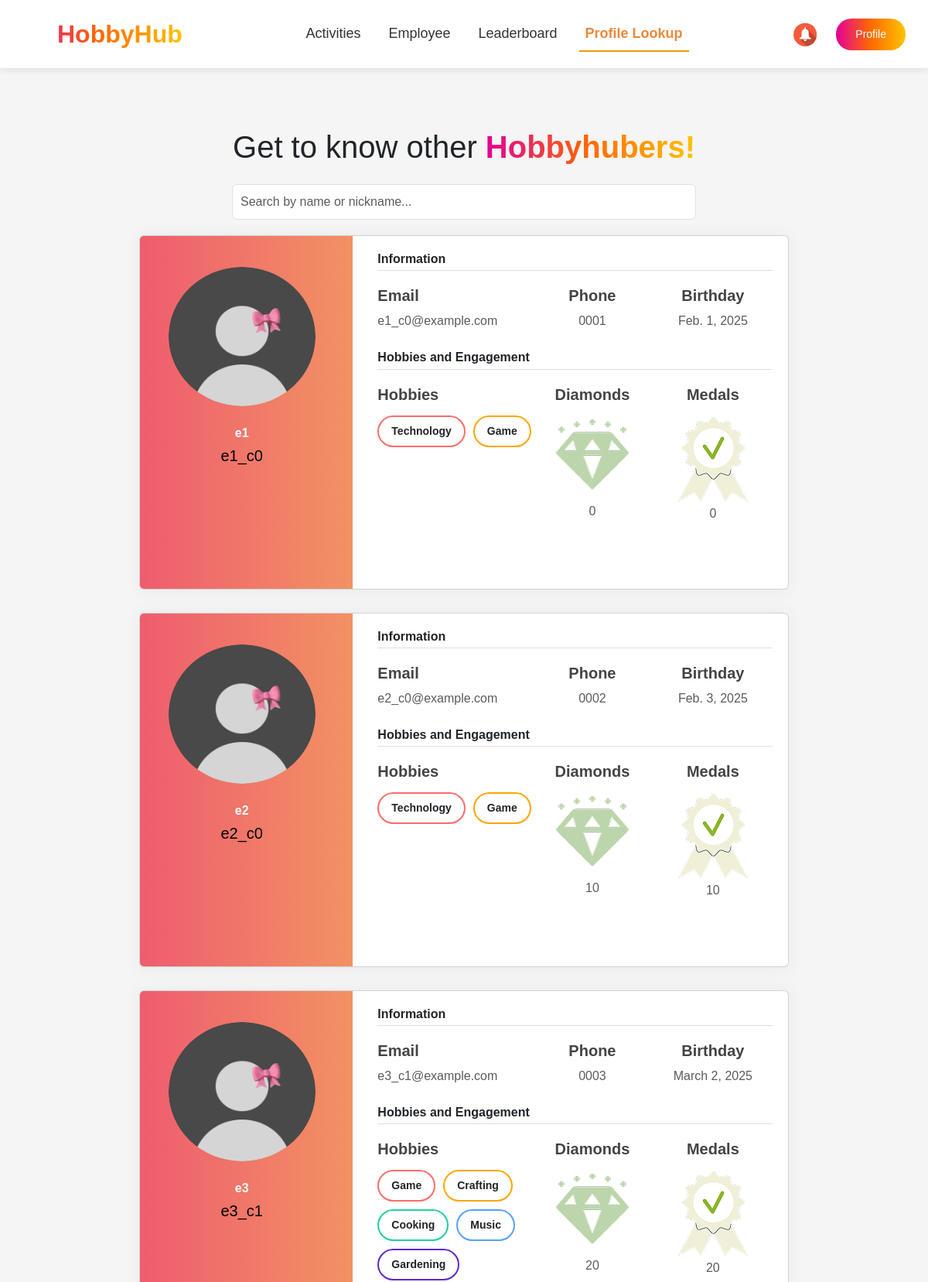
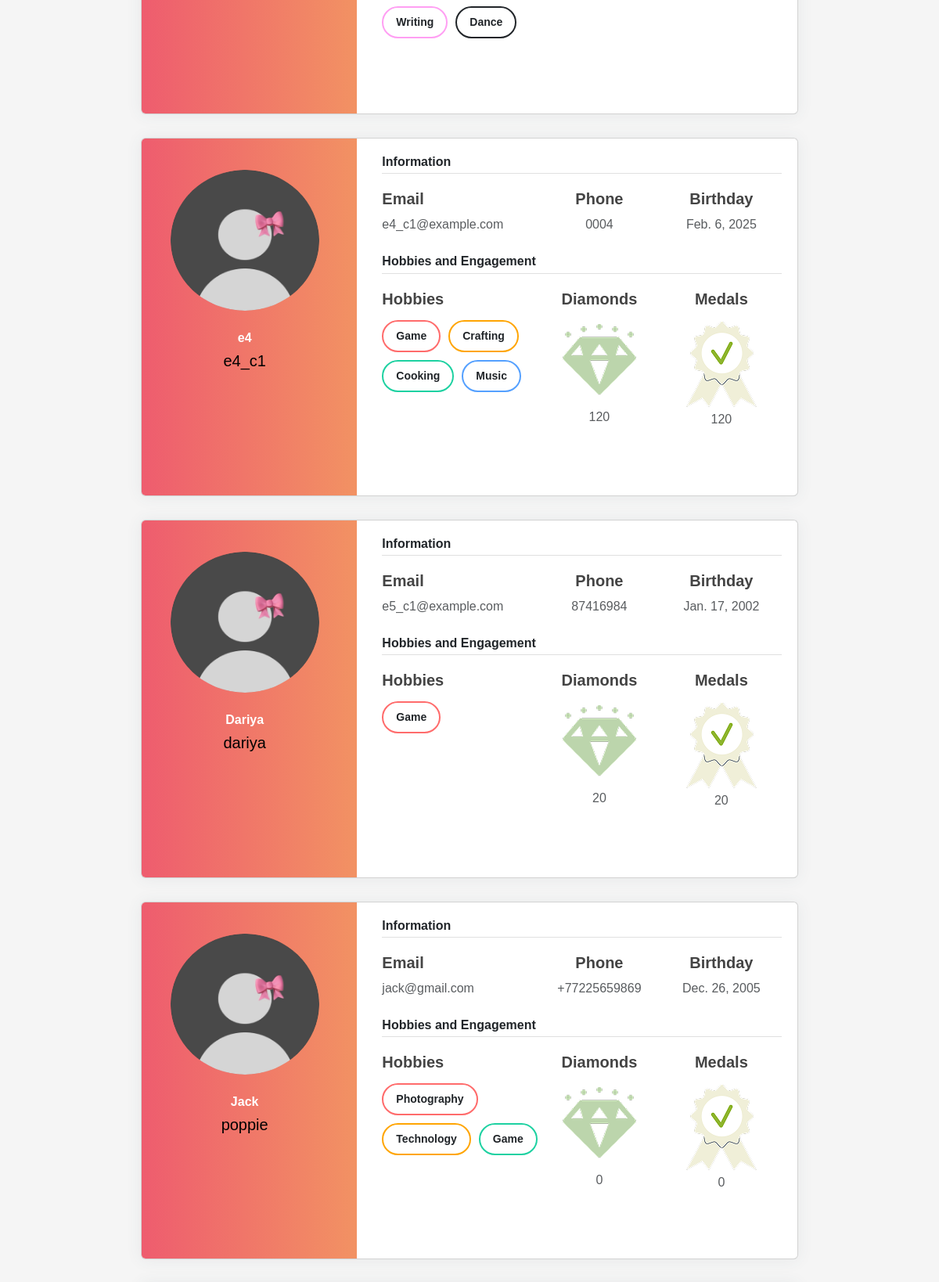
The page /organizer_profile_lookup/ (upper part) on the database its author committed (2 pictures, top to bottom).
### events/models.py (models this page shows, shortened)
class Employee(models.Model):
    nickname = models.CharField(max_length=100, primary_key=True, verbose_name="Nickname")
    name = models.CharField(max_length=255, verbose_name="Name")
    last_name = models.CharField(max_length=255, verbose_name="Last Name")
    number = models.CharField(max_length=20, verbose_name="Number")
    join_date = models.DateField(verbose_name="Join Date")
    date_of_birth = models.DateField(null=True, blank=True, verbose_name="Date of Birth")
    receive_sms_notifications = models.BooleanField(default=True, verbose_name="Receive SMS Notifications")
    receive_email_notifications = models.BooleanField(default=True, verbose_name="Receive Email Notifications")
    receive_reminders = models.BooleanField(default=True, verbose_name="Receive Reminders")
    social_id = models.CharField(max_length=255, blank=True, null=True)  # ID из социальной сети
    social_provider = models.CharField(max_length=50, blank=True, null=True)  # Провайдер (Google, Facebook и т.д.)
    company = models.ForeignKey(
        Company,
        to_field='company_id',
        on_delete=models.CASCADE,
        verbose_name="Company"
    )
    gender = models.CharField(max_length=10, choices=[('Male', 'Male'), ('Female', 'Female')], verbose_name="Gender")
    mail = models.EmailField(unique=True, verbose_name="Email")
    password = models.CharField(max_length=255, verbose_name="Password")
    is_approved = models.BooleanField(default=False, verbose_name="Approved")
    profile_photo = models.ImageField(upload_to='profile_photos/', null=True, blank=True, verbose_name="Profile Photo")
    hobbies = models.ManyToManyField(Hobby, blank=True, related_name='employees')
    diamonds = models.IntegerField(default=0, verbose_name="Diamonds")

class Hobby(models.Model):
    name = models.CharField(max_length=100, unique=True, verbose_name="Hobby Name")

### events/views.py (the view, shortened to what this page needs)
# urls.py: path('organizer_profile_lookup/', organizer_profile_lookup, name='organizer_profile_lookup'),
def organizer_profile_lookup(request):
    employees = Employee.objects.filter(is_approved=True)
    nickname = request.session.get("nickname")
    if not nickname:
        return render(request, 'organizer_profile_lookup.html', {'employees': employees, 'error': "User not found."})

### events/templates/organizer_profile_lookup.html (shortened to what this page needs)
{% extends "organizer_base.html" %}
{% load static %}
{% block extra_css %}
    <link rel="stylesheet" href="{% static 'css/organizer-styles.css' %}">
    <link rel="stylesheet" href="{% static 'css/profile_lookup.css' %}">
    <link rel="stylesheet" href="{% static 'css/sass_styles.css' %}">
    <link rel="stylesheet" href="https://cdn.jsdelivr.net/npm/bootstrap@5.3.0/dist/css/bootstrap.min.css">
    <link rel="stylesheet" href="{% static 'css/organizer-styles.css' %}">
    <link href="https://fonts.cdnfonts.com/css/gilroy-bold" rel="stylesheet">
    <link rel="stylesheet" href="https://cdn.jsdelivr.net/npm/swiper/swiper-bundle.min.css">
    {% endblock %}
{% block content %}
<section class="profile_lookup">
    <div class="profiles">
        <h3 class="main-header">Get to know other <span class="gradient-text">Hobbyhubers!</span></h3>
        <div class="search-container">
            <input type="text" id="searchBar" placeholder="Search by name or nickname..." class="form-control">
        </div>
        <div class="cards">
            {% for employee in employees %}
            <div class="card user-card-full">
                <div class="row m-l-0 m-r-0">
                    <div class="col-sm-4 bg-c-lite-green user-profile">
                        <div class="card-block text-center text-white">
                            <div class="m-b-25">
                                <img src="{% if employee.profile_photo %}{{ employee.profile_photo.url }}{% else %}{% static 'images/profile_photo.png' %}{% endif %}" class="img-radius" alt="User-Profile-Image">
                            </div>
                            <h6 class="f-w-600">{{ employee.name }}</h6>
                            <p>{{ employee.nickname }}</p>
                        </div>
                    </div>
                    <div class="col-sm-8">
                        <div class="card-block">
                            <h6 class="m-b-20 p-b-5 b-b-default f-w-600">Information</h6>
                            <div class="row">
                                <div class="col-sm-5">
                                    <p class="m-b-10 f-w-600">Email</p>
                                    <h6 class="text-muted f-w-400">{{ employee.mail }}</h6>
                                </div>
                                <div class="col-sm-3">
                                    <p class="m-b-10 f-w-600">Phone</p>
                                    <h6 class="text-muted f-w-400">{{ employee.number }}</h6>
                                </div>
                                <div class="col-sm-4">
                                    <p class="m-b-10 f-w-600">Birthday</p>
                                    <h6 class="text-muted f-w-400">{{ employee.date_of_birth }}</h6>
                                </div>
                            </div>
                            <h6 class="m-b-20 m-t-40 p-b-5 b-b-default f-w-600">Hobbies and Engagement</h6>
                            <div class="row">
                                <div class="col-sm-5">
                                    <p class="m-b-10 f-w-600" style="padding-bottom: 4px;">Hobbies</p>
                                    <ul class="listed">
                                        {% for hobby in employee.hobbies.all %}
                                            <li>{{ hobby.name }}</li>
                                        {% endfor %}
                                    </ul>
                                </div>
                                <div class="col-sm-3">
                                    <p class="m-b-10 f-w-600">Diamonds</p>
                                    <img src="{% static 'images/sp_diamond.png' %}" class="img_diamond">
                                    <h6 class="text-muted f-w-400">{{ employee.diamonds }}</h6>
                                </div>
                                <div class="col-sm-4">
                                    <p class="m-b-10 f-w-600">Medals</p>
                                    <img src="{% static 'images/medal.png' %}" class="img_medal">
                                    <h6 class="text-muted f-w-400">{{ employee.diamonds }}</h6>
                                </div>
                            </div>
                            <ul class="social-link list-unstyled m-t-40 m-b-10">
                                <li></li>
                                <li><a href="#!" data-toggle="tooltip" data-placement="bottom" title="" data-original-title="twitter" data-abc="true"></a></li>
                                <li></li>
                            </ul>
                        </div>
                    </div>
                </div>
        </div>
            {% endfor %}
        </div>
    </div>
</section>
{% endblock %}

### events/static/css/organizer-styles.css (style rules this page uses)
body { font-family: 'Gilroy-Medium', sans-serif; background-color: #F5F5F5; }
body h1, h2, h3, h4,h5,h6, header { font-family: 'Gilroy-Bold', sans-serif; }
p { color: #000000; font-weight: 400; font-size: 20px; }
.gradient-text { background: linear-gradient(90deg, #E10098 0%, #FF6A00 50%, #FFC300 100%); -webkit-background-clip: text; -webkit-text-fill-color: transparent; font-weight: bold; }

### events/static/css/profile_lookup.css (style rules this page uses)
.user-card-full { overflow: hidden; }
.profile_lookup { margin-top: 150px; }
.cards { display: flex; flex-direction: column; align-items: center; }
.card { width:70%; border-radius: 5px; -webkit-box-shadow: 0 1px 20px 0 rgba(69,90,100,0.08); box-shadow: 0 1px 20px 0 rgba(69,90,100,0.08); border: none; margin-bottom: 30px; }
.m-r-0 { margin-right: 0px; }
.m-l-0 { margin-left: 0px; }
.user-card-full .user-profile { border-radius: 5px 0 0 5px; }
.bg-c-lite-green { background: -webkit-gradient(linear, left top, right top, from(#f29263), to(#ee5a6f)); background: linear-gradient(to right, #ee5a6f, #f29263); }
.user-profile { padding: 20px 0; }
.card-block { padding: 1.25rem; }
.m-b-25 { margin-bottom: 25px; }
.img-radius { border-radius: 50%; width: 190px; height: 180px; }
.main-header { width: 100%; height: 5rem; line-height: 5rem; font-size: 2.5rem; text-align: center; }
h6 { font-size: 14px; }
.card .card-block p { line-height: 25px; }
.b-b-default { border-bottom: 1px solid #e0e0e0; }
.m-b-20 { margin-bottom: 20px; }
.p-b-5 { padding-bottom: 5px !important; }
.m-b-10 { margin-bottom: 10px; color: #444; }
.text-muted { color: #919aa3 !important; }
.f-w-600 { font-weight: 600; }
.m-t-40 { margin-top: 20px; }
.m-b-10 { margin-bottom: 10px; }
.user-card-full .social-link li { display: inline-block; }
.col-sm-4 { text-align: center; justify-content: center; }
.col-sm-3 { text-align: center; justify-content: center; }
.img_diamond { padding: 9px 0; }
.listed { list-style: none; padding: 0; display: flex; flex-wrap: wrap; gap: 10px; }
.listed li { background: white; padding: 8px 16px; border-radius: 50px; border: 2px solid; font-size: 14px; font-weight: bold; text-align: center; display: inline-block; transition: 0.3s ease-in-out; }
.listed li:nth-child(1) { border-color: #ff6b6b; }
.listed li:nth-child(2) { border-color: #ffa502; }
.listed li:nth-child(3) { border-color: #1dd1a1; }
.listed li:nth-child(4) { border-color: #54a0ff; }
.listed li:nth-child(5) { border-color: #5f27cd; }
.listed li:nth-child(6) { border-color: #ff9ff3; }
.search-container { width: 100%; display: flex; justify-content: center; margin-bottom: 20px; }
#searchBar { width: 50%; padding: 10px; font-size: 16px; }

### rows shown on the page
Employee: name "e1", nickname "e1_c0", mail "e1_c0@example.com", number "0001", date_of_birth "Feb. 1, 2025", diamonds "0"
Hobby: name "Technology"
Hobby: name "Game"
Employee: name "e2", nickname "e2_c0", mail "e2_c0@example.com", number "0002", date_of_birth "Feb. 3, 2025", diamonds "10"
Employee: name "e3", nickname "e3_c1", mail "e3_c1@example.com", number "0003", date_of_birth "March 2, 2025", diamonds "20"
Hobby: name "Crafting"
Hobby: name "Cooking"
Hobby: name "Music"
Hobby: name "Gardening"
Hobby: name "Writing"
Hobby: name "Dance"
Employee: name "e4", nickname "e4_c1", mail "e4_c1@example.com", number "0004", date_of_birth "Feb. 6, 2025", diamonds "120"
Employee: name "Dariya", nickname "dariya", mail "e5_c1@example.com", number "87416984", date_of_birth "Jan. 17, 2002", diamonds "20"
Employee: name "Jack", nickname "poppie", mail "jack@gmail.com", number "+77225659869", date_of_birth "Dec. 26, 2005", diamonds "0"
Hobby: name "Photography"
